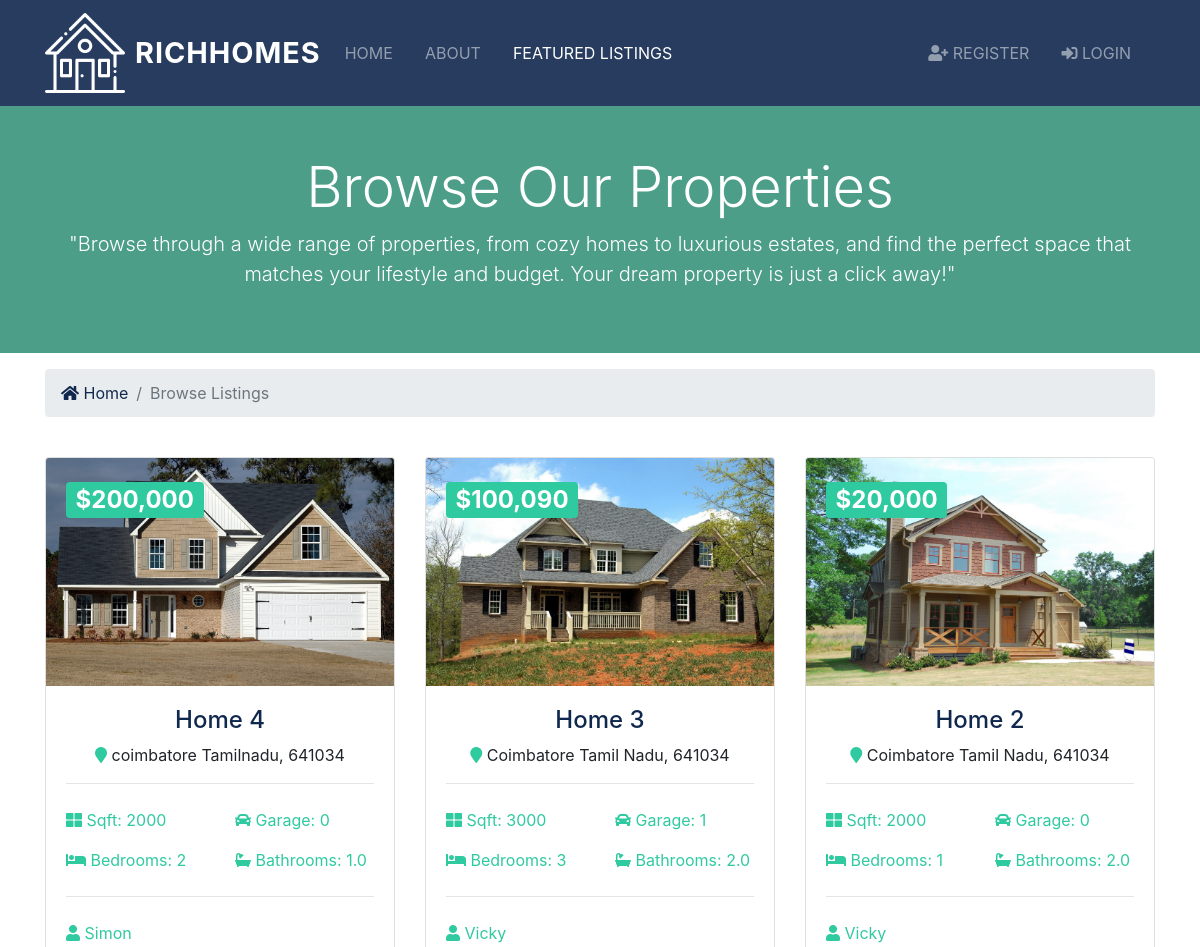
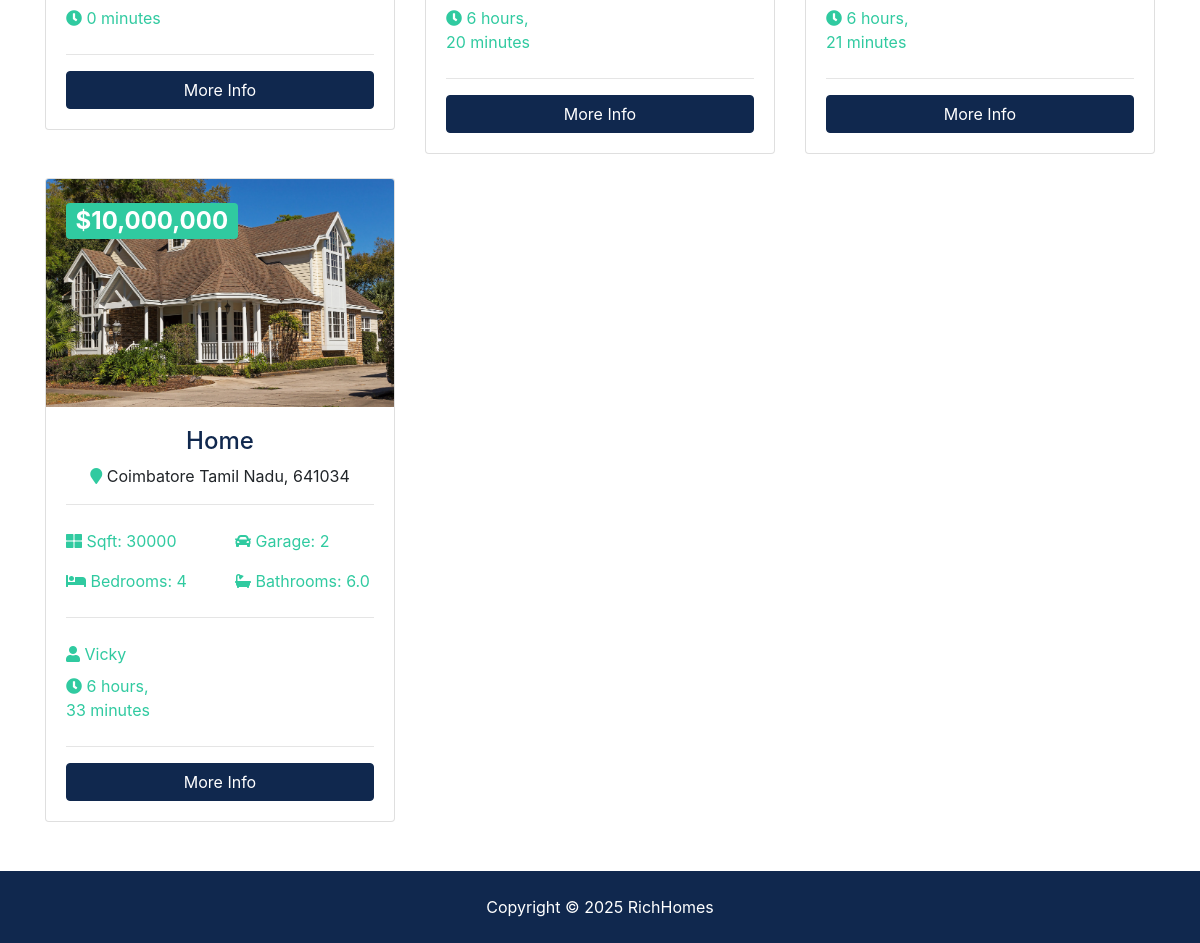
/listings/, run on the app's committed database (2 pictures, top to bottom).
### listings/models.py (models this page shows, shortened)
class Listing(models.Model):
  realtor = models.ForeignKey(Realtor, on_delete=models.DO_NOTHING)
  title = models.CharField(max_length=200)
  address = models.CharField(max_length=200)
  city = models.CharField(max_length=100)
  state = models.CharField(max_length=100)
  zipcode = models.CharField(max_length=20)
  description = models.TextField(blank=True)
  price = models.IntegerField()
  bedrooms = models.IntegerField()
  bathrooms = models.DecimalField(max_digits=2, decimal_places=1)
  garage = models.IntegerField(default=0)
  sqft = models.IntegerField()
  lot_size = models.DecimalField(max_digits=5, decimal_places=1)
  photo_main = models.ImageField(upload_to='photos/%Y/%m/%d/')
  photo_1 = models.ImageField(upload_to='photos/%Y/%m/%d/', blank=True)
  photo_2 = models.ImageField(upload_to='photos/%Y/%m/%d/', blank=True)
  photo_3 = models.ImageField(upload_to='photos/%Y/%m/%d/', blank=True)
  photo_4 = models.ImageField(upload_to='photos/%Y/%m/%d/', blank=True)
  photo_5 = models.ImageField(upload_to='photos/%Y/%m/%d/', blank=True)
  photo_6 = models.ImageField(upload_to='photos/%Y/%m/%d/', blank=True)
  is_published = models.BooleanField(default=True)
  list_date = models.DateTimeField(default=datetime.now, blank=True)

### realtors/models.py (models this page shows)
class Realtor(models.Model):
  name = models.CharField(max_length=200)
  photo = models.ImageField(upload_to='photos/%Y/%m/%d/')
  description = models.TextField(blank=True)
  phone = models.CharField(max_length=20)
  email = models.CharField(max_length=50)
  is_mvp = models.BooleanField(default=False)
  hire_date = models.DateTimeField(default=datetime.now, blank=True)
  def __str__(self):
    return self.name

### listings/views.py (the view)
# urls.py: path('', views.index, name='listings'),
def index(request):
  listings = Listing.objects.order_by('-list_date').filter(is_published=True)
  paginator = Paginator(listings, 6)
  page = request.GET.get('page')
  paged_listings = paginator.get_page(page)
  context = {
    'listings': paged_listings
  }
  return render(request, 'listings/listings.html', context)

### templates/listings/listings.html (shortened to what this page needs)
{% extends 'base.html' %}
{% load humanize %}
{% block content %}
<head>
</head>
<section id="showcase-inner" class="py-5 text-white fade-in">
  <div class="container">
    <div class="row text-center">
      <div class="col-md-12">
        <h1 class="display-4">Browse Our Properties</h1>
        <p class="lead">"Browse through a wide range of properties, from cozy homes to luxurious estates, and find the perfect space that matches your lifestyle and budget. Your dream property is just a click away!"</p>
      </div>
    </div>
  </div>
</section>
<section id="bc" class="mt-3 fade-in">
  <div class="container">
    <nav aria-label="breadcrumb">
      <ol class="breadcrumb">
        <li class="breadcrumb-item">
          <a href="{% url 'index' %}">
            <i class="fas fa-home"></i> Home
          </a>
        </li>
        <li class="breadcrumb-item active">Browse Listings</li>
      </ol>
    </nav>
  </div>
</section>
<section id="listings" class="py-4 fade-in">
  <div class="container">
    <div class="row">
      {% if listings %}
        {% for listing in listings %}
          <div class="col-md-6 col-lg-4 mb-4">
            <div class="card listing-preview">
              <img class="card-img-top" src="{{ listing.photo_main.url }}" alt="">
              <div class="card-img-overlay">
                <h2>
                  <span class="badge badge-secondary text-white">${{ listing.price | intcomma }}</span>
                </h2>
              </div>
              <div class="card-body">
                <div class="listing-heading text-center">
                  <h4 class="text-primary">{{ listing.title }}</h4>
                  <p>
                    <i class="fas fa-map-marker text-secondary"></i> {{ listing.city }} {{ listing.state }}, {{ listing.zipcode }}
                  </p>
                </div>
                <hr>
                <div class="row py-2 text-secondary">
                  <div class="col-6">
                    <i class="fas fa-th-large"></i> Sqft: {{ listing.sqft }}
                  </div>
                  <div class="col-6">
                    <i class="fas fa-car"></i> Garage: {{ listing.garage }}
                  </div>
                </div>
                <div class="row py-2 text-secondary">
                  <div class="col-6">
                    <i class="fas fa-bed"></i> Bedrooms: {{ listing.bedrooms }}
                  </div>
                  <div class="col-6">
                    <i class="fas fa-bath"></i> Bathrooms: {{ listing.bathrooms }}
                  </div>
                </div>
                <hr>
                <div class="row py-2 text-secondary">
                  <div class="col-12">
                    <i class="fas fa-user"></i> {{ listing.realtor }}
                  </div>
                </div>
                <div class="row text-secondary pb-2">
                  <div class="col-6">
                    <i class="fas fa-clock"></i> {{ listing.list_date | timesince }}
                  </div>
                </div>
                <hr>
                <a href="{% url 'listing' listing.id %}" class="btn btn-primary btn-block">More Info</a>
              </div>
            </div>
          </div>
        {% endfor %}
      {% else %}
        <div class="col-md-12">
          <p>No Listings Available</p>
        </div>
      {% endif %}
    </div>
    <div class="row">
      <div class="col-md-12">
      </div>
    </div>
  </div>
</section>
{% endblock %}

### realestate/static/css/all.css (style rules this page uses)
.fa, .fas, .far, .fal, .fab { -moz-osx-font-smoothing: grayscale; -webkit-font-smoothing: antialiased; display: inline-block; font-style: normal; font-variant: normal; text-rendering: auto; line-height: 1; }
.fa-bath:before { content: "\f2cd"; }
.fa-bed:before { content: "\f236"; }
.fa-car:before { content: "\f1b9"; }
.fa-clock:before { content: "\f017"; }
.fa-home:before { content: "\f015"; }
.fa-map-marker:before { content: "\f041"; }
.fa-th-large:before { content: "\f009"; }
.fa-user:before { content: "\f007"; }
.fa, .fas { font-family: 'Font Awesome 5 Free'; font-weight: 900; }

### realestate/static/css/style.css (style rules this page uses)
img { width: 100%; }
#showcase-inner { background: url(../img/building.jpg) no-repeat top center fixed/cover; position: relative; overflow: hidden; min-height: 200px; }
#showcase-inner::before { content: ''; position: absolute; top: 0; left: 0; min-height: 100%; width: 100%; background: rgba(32, 134, 107, 0.8); }
.listing-preview a { position: relative; }

### templates/listings/listings.html (style rules this page uses)
.fade-in { opacity: 0; transform: translateY(30px); transition: opacity 0.8s ease-out, transform 0.8s ease-out; }
.fade-in.visible { opacity: 1; transform: translateY(0); }
.listing-preview { transition: transform 0.3s ease-in-out, box-shadow 0.3s ease-in-out; }
.btn-primary { transition: transform 0.2s ease-in-out, background-color 0.3s ease-in-out; }

### data on the page
Listing: photo_main (picture), price "200,000", title "Home 4", city "coimbatore", state "Tamilnadu", zipcode "641034", sqft "2000", garage "0", bedrooms "2", bathrooms "1.0", realtor "Simon", list_date "0 minutes"
Listing: photo_main (picture), price "100,090", title "Home 3", city "Coimbatore", state "Tamil Nadu", zipcode "641034", sqft "3000", garage "1", bedrooms "3", bathrooms "2.0", realtor "Vicky", list_date "6 hours, 20 minutes"
Listing: photo_main (picture), price "20,000", title "Home 2", city "Coimbatore", state "Tamil Nadu", zipcode "641034", sqft "2000", garage "0", bedrooms "1", bathrooms "2.0", realtor "Vicky", list_date "6 hours, 21 minutes"
Listing: photo_main (picture), price "10,000,000", title "Home", city "Coimbatore", state "Tamil Nadu", zipcode "641034", sqft "30000", garage "2", bedrooms "4", bathrooms "6.0", realtor "Vicky", list_date "6 hours, 33 minutes"
